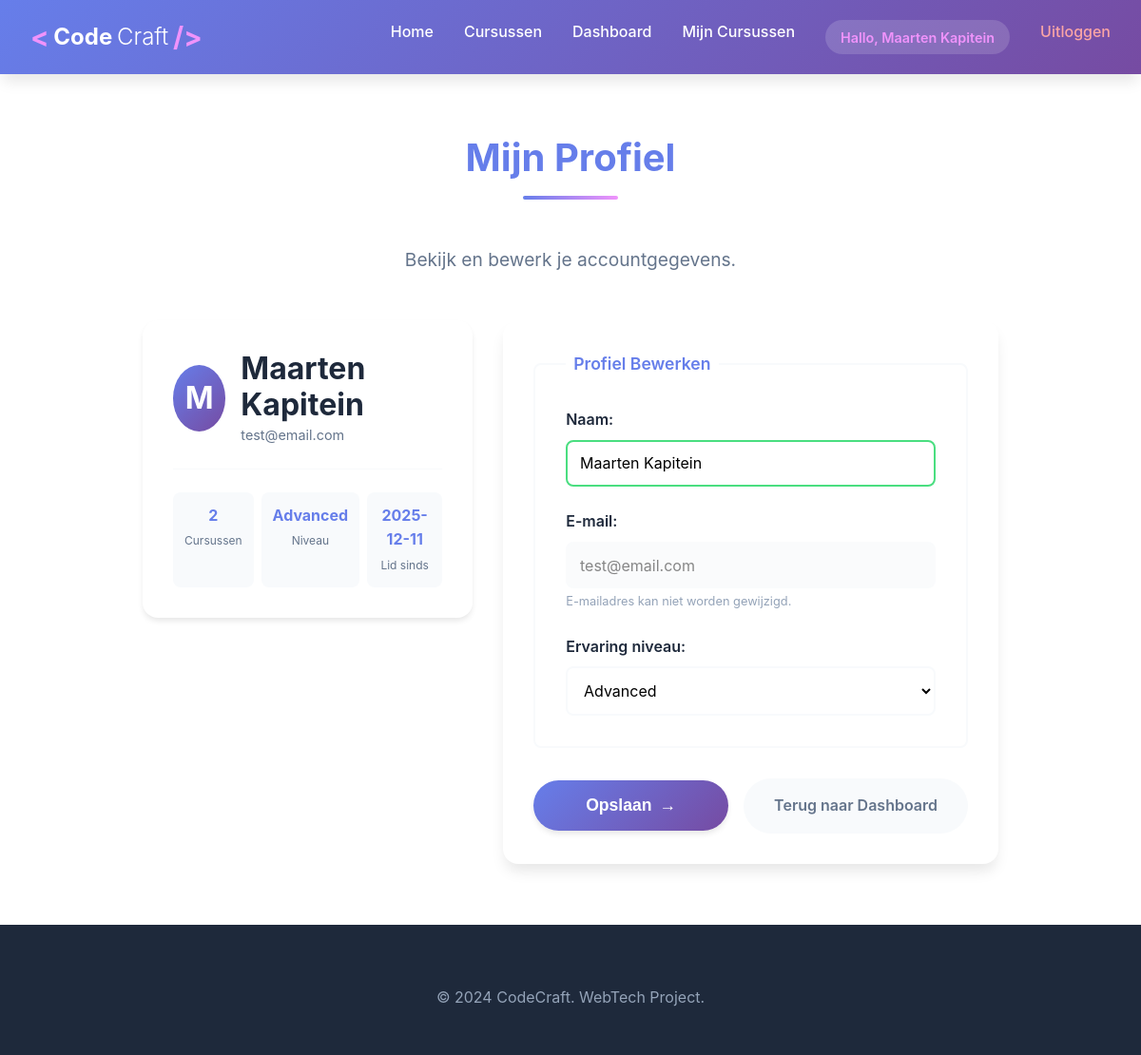
Page /profiel (signed in) on the committed database.
### tables this page shows
CREATE TABLE users (
            id INTEGER PRIMARY KEY AUTOINCREMENT,
            name TEXT NOT NULL,
            email TEXT NOT NULL UNIQUE,
            password TEXT NOT NULL,
            level TEXT,
            created_at DATETIME DEFAULT CURRENT_TIMESTAMP
        , is_admin INTEGER DEFAULT 0);

### py/app.py (the view, shortened to what this page needs)
@app.route('/profiel', methods=['GET', 'POST'])
@login_required
def profile():
    conn = get_db()
    cursor = conn.cursor()
    cursor.execute('SELECT * FROM users WHERE id = ?', (session['user_id'],))
    user = cursor.fetchone()
    cursor.execute('SELECT COUNT(*) as count FROM enrollments WHERE user_id = ?', (session['user_id'],))
    enrollment_count = cursor.fetchone()['count']
    conn.close()
    return render_template('profile.html', user=user, enrollment_count=enrollment_count)

### py/app.py (called while the page is built)
def get_db():
    conn = sqlite3.connect(DATABASE)
    conn.row_factory = sqlite3.Row
    return conn

def login_required(f):
    @wraps(f)
    def decorated_function(*args, **kwargs):
        if 'user_id' not in session:
            flash('Je moet ingelogd zijn om deze pagina te bekijken.', 'error')
            return redirect(url_for('login_page'))
        return f(*args, **kwargs)
    return decorated_function

@app.context_processor
def inject_user():
    return {
        'logged_in': 'user_id' in session,
        'user_name': session.get('user_name'),
        'user_email': session.get('user_email'),
        'is_admin': session.get('is_admin', False)
    }

### templates/profile.html (shortened to what this page needs)
{% extends "base.html" %}
{% block content %}
<section class="page-section" id="profile">
    <div class="container">
        <h2>Mijn Profiel</h2>
        <p class="section-intro">
            Bekijk en bewerk je accountgegevens.
        </p>
        <div class="profile-container">
            <div class="profile-card">
                <div class="profile-header">
                    <div class="profile-avatar">
                        {{ user.name[0] | upper }}
                    </div>
                    <div class="profile-info">
                        <h3>{{ user.name }}</h3>
                        <p>{{ user.email }}</p>
                    </div>
                </div>
                <div class="profile-stats">
                    <div class="profile-stat">
                        <span class="stat-value">{{ enrollment_count }}</span>
                        <span class="stat-label">Cursussen</span>
                    </div>
                    <div class="profile-stat">
                        <span class="stat-value">{{ user.level | capitalize if user.level else 'Niet ingesteld' }}</span>
                        <span class="stat-label">Niveau</span>
                    </div>
                    <div class="profile-stat">
                        <span class="stat-value">{{ user.created_at[:10] if user.created_at else 'Onbekend' }}</span>
                        <span class="stat-label">Lid sinds</span>
                    </div>
                </div>
            </div>
            <form class="contact-form profile-form" method="POST">
                <fieldset>
                    <legend>Profiel Bewerken</legend>
                    <div class="form-group">
                        <label for="name">Naam:</label>
                        <input type="text" id="name" name="name" required
                               value="{{ user.name }}"
                               placeholder="Je volledige naam">
                    </div>
                    <div class="form-group">
                        <label for="email">E-mail:</label>
                        <input type="email" id="email" name="email" disabled
                               value="{{ user.email }}"
                               title="E-mail kan niet worden gewijzigd">
                        <small class="form-hint">E-mailadres kan niet worden gewijzigd.</small>
                    </div>
                    <div class="form-group">
                        <label for="level">Ervaring niveau:</label>
                        <select id="level" name="level">
                            <option value="advanced" {% if user.level == 'advanced' %}selected{% endif %}>Advanced</option>
                        </select>
                    </div>
                </fieldset>
                <div class="form-actions-row">
                    <button type="submit" class="submit-button">
                        <span>Opslaan</span>
                        <span class="button-arrow">&rarr;</span>
                    </button>
                    <a href="{{ url_for('dashboard') }}" class="btn-cancel">Terug naar Dashboard</a>
                </div>
            </form>
        </div>
    </div>
</section>
{% endblock %}

### templates/base.html (shortened to what this page needs)
<!DOCTYPE html>
<html lang="nl">
<head>
    <link rel="stylesheet" href="{{ url_for('static', filename='style.css') }}">
</head>
<body>
    <nav class="navbar">
        <div class="nav-container">
            <a href="{{ url_for('index') }}" class="logo">
                <span class="logo-bracket">&lt;</span>
                <strong>Code</strong>Craft
                <span class="logo-bracket">/&gt;</span>
            </a>
            <ul class="nav-menu">
                <li><a href="{{ url_for('index') }}">Home</a></li>
                <li><a href="{{ url_for('course_catalog') }}">Cursussen</a></li>
                {% if logged_in %}
                    <li><a href="{{ url_for('dashboard') }}">Dashboard</a></li>
                    <li><a href="{{ url_for('my_courses') }}">Mijn Cursussen</a></li>
                    <li class="nav-user">
                        <span class="user-greeting">Hallo, {{ user_name }}</span>
                    </li>
                    <li><a href="{{ url_for('logout_route') }}" class="nav-logout">Uitloggen</a></li>
                {% else %}
                    <li><a href="{{ url_for('login_page') }}">Inloggen</a></li>
                    <li><a href="{{ url_for('register_page') }}">Registreren</a></li>
                {% endif %}
            </ul>
        </div>
    </nav>
    <main>
        {% block content %}{% endblock %}
    </main>
    {% block footer %}
    <footer class="footer">
        <div class="container">
            <div class="footer-bottom">
                <p>&copy; 2024 CodeCraft. WebTech Project.</p>
            </div>
        </div>
    </footer>
    {% endblock %}
</body>
</html>

### rows in the picture
users: name "Maarten Kapitein", name "M", email "test@email.com", level "Advanced", created_at "2025-12-11"

### other values in the picture
{{ enrollment_count }} "2"
